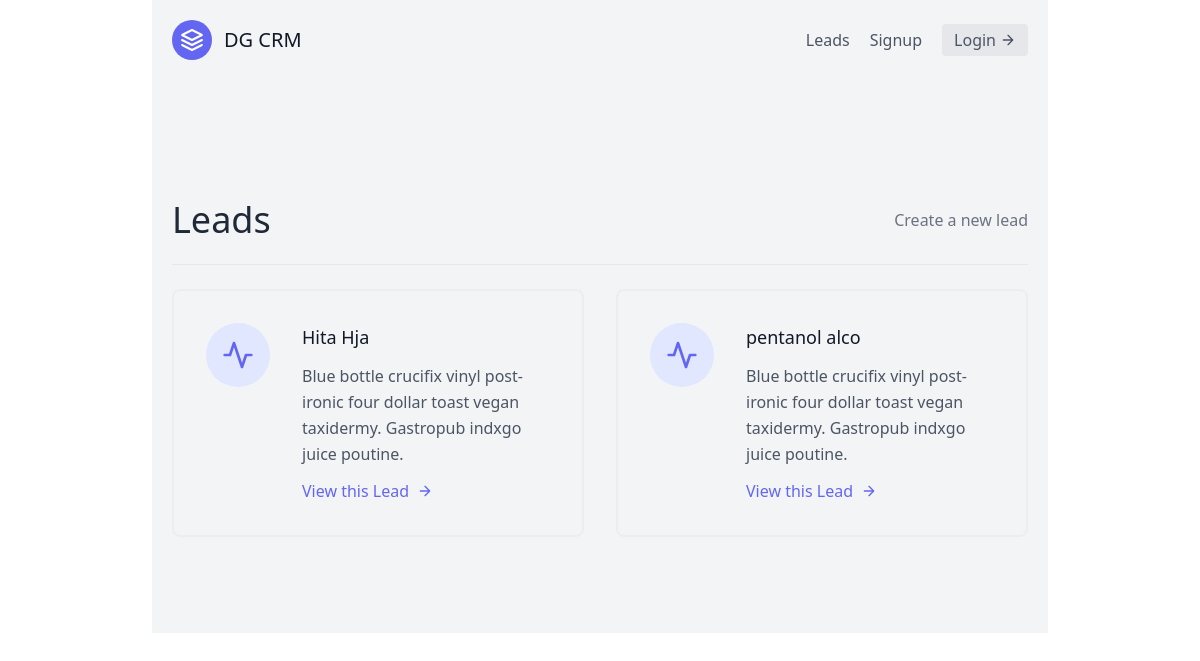
The page /leads/ on the database as committed earlier.
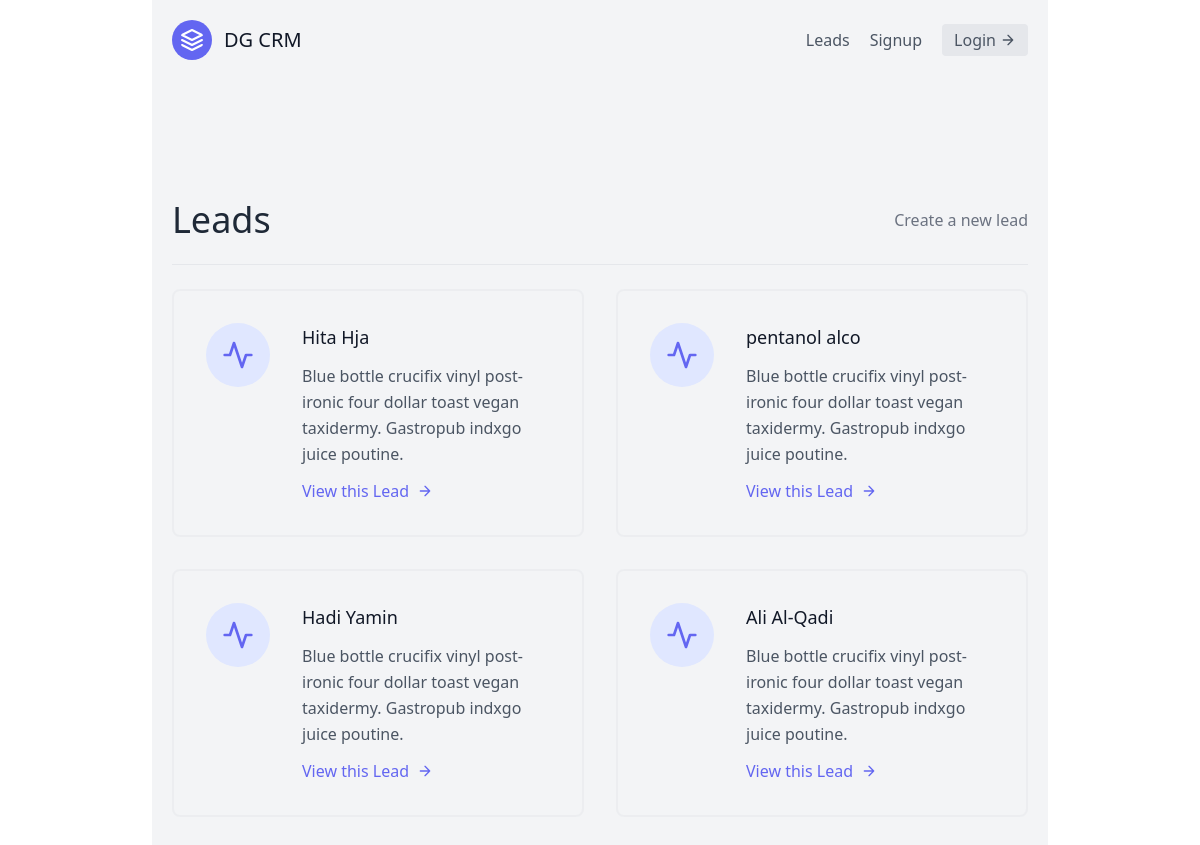
The same page on the database as committed later.
### leads/models.py (models this page shows, shortened)
class Lead(models.Model):
    SOURCE_CHOICES = (
        ('YT','Youtube'),
        ('GOOGLE','Google'),
        ('NL','NewsLetter')
    )
    first_name = models.CharField(max_length=20)
    last_name = models.CharField(max_length=20)
    age = models.IntegerField(default=0) # cant be less than 0
    phoned = models.BooleanField(default=False)
    sources = models.CharField(choices=SOURCE_CHOICES, max_length=100)
    profile_picture = models.ImageField(blank=True,null=True)
    special_files = models.FileField(blank=True,null=True)
    agent = models.ForeignKey('SalesAgents', on_delete = models.CASCADE)

### leads/views.py (the view)
# urls.py: path('',lead_list,name='lead-list'),
def lead_list(request):
    leads = Lead.objects.all()
    context = {
        'leads':leads
    }
    return render(request, 'lead_list.html', context)

### leads/templates/lead_list.html (shortened to what this page needs)
{% extends 'base.html' %}
{% block content %}
<section class="text-gray-600 body-font">
  <div class="container px-5 py-24 mx-auto flex flex-wrap">
    <div class="w-full mb-6 py-6 flex justify-between items-center border-b border-gray-200">
        <div>
            <h1 class="text-4xl text-gray-800">Leads</h1>
        </div>
        <div>
            <a class="text-gray-500 hover:text-blue-500" href="{% url 'leads:lead-create' %}">Create a new lead</a>
        </div>
    </div>
    <div class="flex flex-wrap -m-4">
        {% for lead in leads %}
          <div class="p-4 lg:w-1/2 md:w-full">
            <div class="flex border-2 rounded-lg border-gray-200 border-opacity-50 p-8 sm:flex-row flex-col">
              <div class="w-16 h-16 sm:mr-8 sm:mb-0 mb-4 inline-flex items-center justify-center rounded-full bg-indigo-100 text-indigo-500 flex-shrink-0">
                <svg fill="none" stroke="currentColor" stroke-linecap="round" stroke-linejoin="round" stroke-width="2" class="w-8 h-8" viewBox="0 0 24 24">
                  <path d="M22 12h-4l-3 9L9 3l-3 9H2"></path>
                </svg>
              </div>
              <div class="flex-grow">
                <h2 class="text-gray-900 text-lg title-font font-medium mb-3">{{lead.first_name}} {{ lead.last_name }}</h2>
                <p class="leading-relaxed text-base">Blue bottle crucifix vinyl post-ironic four dollar toast vegan taxidermy. Gastropub indxgo juice poutine.</p>
                <a href="{% url 'leads:lead-details' lead.pk %}" class="mt-3 text-indigo-500 inline-flex items-center">View this Lead
                  <svg fill="none" stroke="currentColor" stroke-linecap="round" stroke-linejoin="round" stroke-width="2" class="w-4 h-4 ml-2" viewBox="0 0 24 24">
                    <path d="M5 12h14M12 5l7 7-7 7"></path>
                  </svg>
                </a>
              </div>
            </div>
          </div>
        {% endfor %}
    </div>
  </div>
</section>
{% endblock content %}

### templates/base.html (shortened to what this page needs)
<!DOCTYPE html>
<html lang="en">
<head>
    <link href="https://unpkg.com/tailwindcss@^2/dist/tailwind.min.css" rel="stylesheet">
</head>
<body>
    <div class="max-w-4xl mx-auto bg-gray-100">
        {% include 'header.html' %}
        {% block content %}
        {% endblock content %}
    </div>
</body>
</html>

### templates/header.html
<header class="text-gray-600 body-font">
  <div class="container mx-auto flex flex-wrap p-5 flex-col md:flex-row items-center">
    <a class="flex title-font font-medium items-center text-gray-900 mb-4 md:mb-0">
      <svg xmlns="http://www.w3.org/2000/svg" fill="none" stroke="currentColor" stroke-linecap="round" stroke-linejoin="round" stroke-width="2" class="w-10 h-10 text-white p-2 bg-indigo-500 rounded-full" viewBox="0 0 24 24">
        <path d="M12 2L2 7l10 5 10-5-10-5zM2 17l10 5 10-5M2 12l10 5 10-5"></path>
      </svg>
      <span class="ml-3 text-xl">DG CRM</span>
    </a>
    <nav class="md:ml-auto flex flex-wrap items-center text-base justify-center">
        <a href="{% url 'leads:lead-list' %}" class="mr-5 hover:text-gray-900">Leads</a>
        <a href="#" class="mr-5 hover:text-gray-900">Signup</a>
    </nav>
    <a href="#" class="inline-flex items-center bg-gray-200 border-0 py-1 px-3 focus:outline-none hover:bg-gray-200 rounded text-base mt-4 md:mt-0">Login
      <svg fill="none" stroke="currentColor" stroke-linecap="round" stroke-linejoin="round" stroke-width="2" class="w-4 h-4 ml-1" viewBox="0 0 24 24">
        <path d="M5 12h14M12 5l7 7-7 7"></path>
      </svg>
    </a>
  </div>
</header>

Rows that differ between the two databases and show on the page:
added Lead: first_name "Hadi", last_name "Yamin"
added Lead: first_name "Ali", last_name "Al-Qadi"
